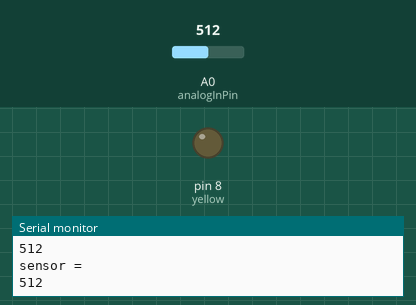
Bench run of a sketch on a simulated Arduino Uno, built with avr-gcc and run on an emulated ATmega328P. Shown: output pins drawn as LEDs (lit = HIGH), the last lines printed to the serial monitor. The inputs (shaded band) are chosen by the test bench; at power-on: A0 (analogInPin) = 512.

Above: at 1.2 s.
1.3 s: A0 (analogInPin) set to 530
At 1.8 s:
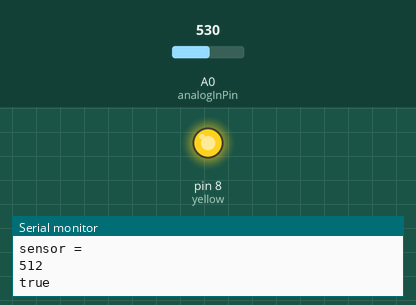
4.3 s: A0 (analogInPin) set to 511
At 6.3 s:
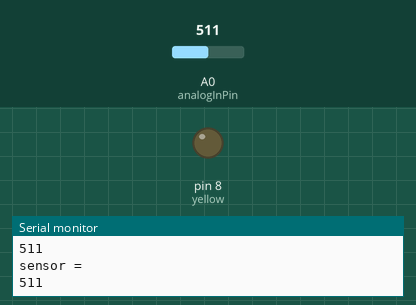
7.0 s: A0 (analogInPin) set to 716
At 7.7 s:
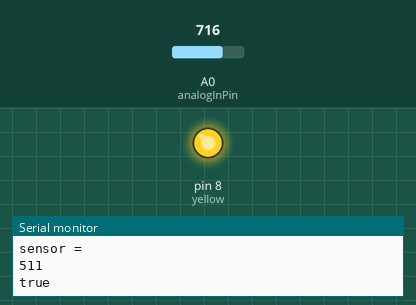
Timing chart, 0 to 10.0 s (numbered marks = the images above; inputs shaded):
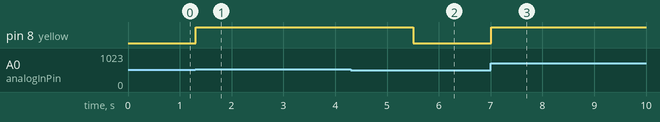

Measured:
- the behaviour switches between 513 and 514 on A0 (analogInPin) (found by bisection; images 0 and 1)
- after the input at 1.3 s, pin 8 (yellow): LOW → HIGH at once
- after the input at 4.3 s, pin 8 (yellow): HIGH → LOW after 1.2 s
- after the input at 7.0 s, pin 8 (yellow): LOW → HIGH at once

The sketch:

analog_pllesure.ino
```cpp
// These constants won't change. They're used to give names to the pins used:
const int analogInPin = A0;  // Analog input pin that the potentiometer is attached to
#define yellow 8

int sensorValue = 0;        // value read from the pot
int outputValue = 0;        // value output to the PWM (analog out)
int ave_pressure = 0;
int sum_pressure = 0;
void setup() {
  // initialize serial communications at 9600 bps:
  Serial.begin(9600);
   for (int i = 0; i < 10; i++)
  {
    sensorValue = analogRead(analogInPin);
    sum_pressure += sensorValue;
  }
  ave_pressure = sum_pressure / 10;
  Serial.println("average");
  Serial.println(ave_pressure);
  pinMode(yellow, OUTPUT);
}

void loop() {
  // read the analog in value:
  sensorValue = analogRead(analogInPin);
  // map it to the range of the analog out:
  outputValue = map(sensorValue, 0, 1023, 0, 1500);
  // print the results to the Serial Monitor:
  if(sensorValue - ave_pressure >= 2)
  {
    Serial.println("true\n\n\n\n\n\n\n");
    digitalWrite(yellow, HIGH);
    delay(2000);
  }

  Serial.println("sensor = ");
  Serial.println(sensorValue);

  /*Serial.print("\t output = ");
  Serial.println(outputValue);*/
  // wait 2 milliseconds before the next loop for the analog-to-digital
  // converter to settle after the last reading:
  delay(100);
  digitalWrite(yellow, LOW);
}
```
